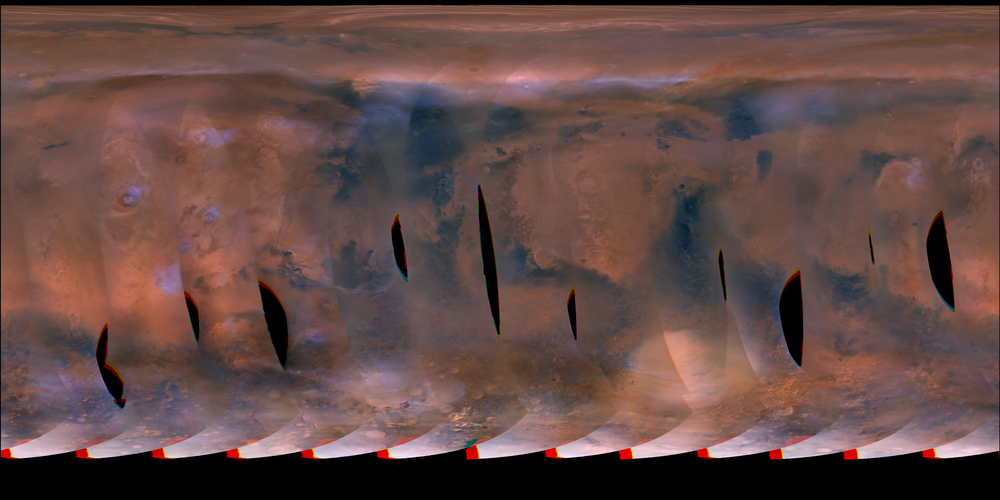
#> input picture MARS/images/030_D15_day32.png, 1000 x 500 px, shrunk from 3600 x 1801 before the run, found by its file name
$ jupyter execute 'data marci_raw.ipynb'
#> lines starting #> are read from the running program, lines starting #| are printed output that depends on the picture
[cell 1]
import numpy as np
import pandas as pd
import matplotlib.pyplot as plt
import rasterio

[cell 2]
import cv2
# Leer imagen
img = cv2.imread(r"MARS\images\030_D15_day32.png")
#> img is the input picture: shape (500, 1000, 3); mean B, G, R 70.5, 74.5, 100.2

# OpenCV lee como BGR, no RGB
img = cv2.cvtColor(img, cv2.COLOR_BGR2RGB)

# Extraer bandas
R = img[:, :, 0]
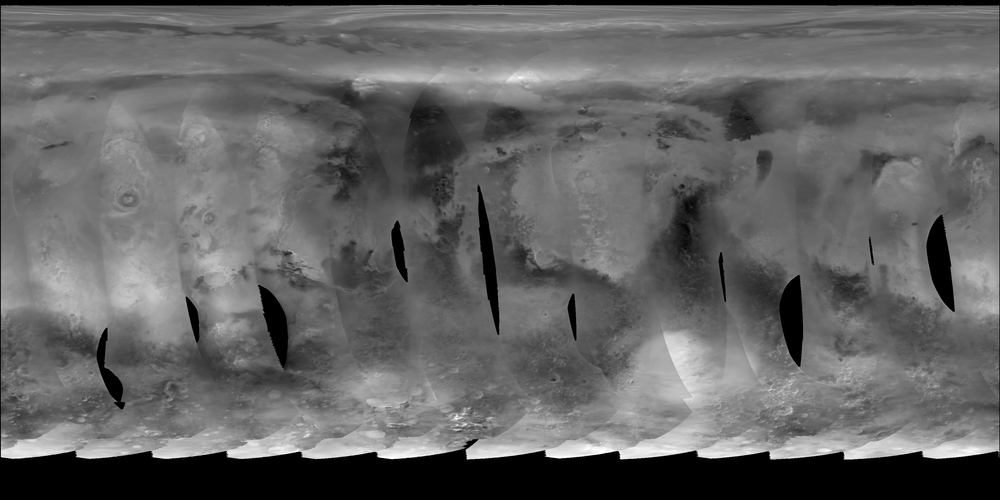
#> R: shape (500, 1000); min 0, max 255, mean 100.2
G = img[:, :, 1]
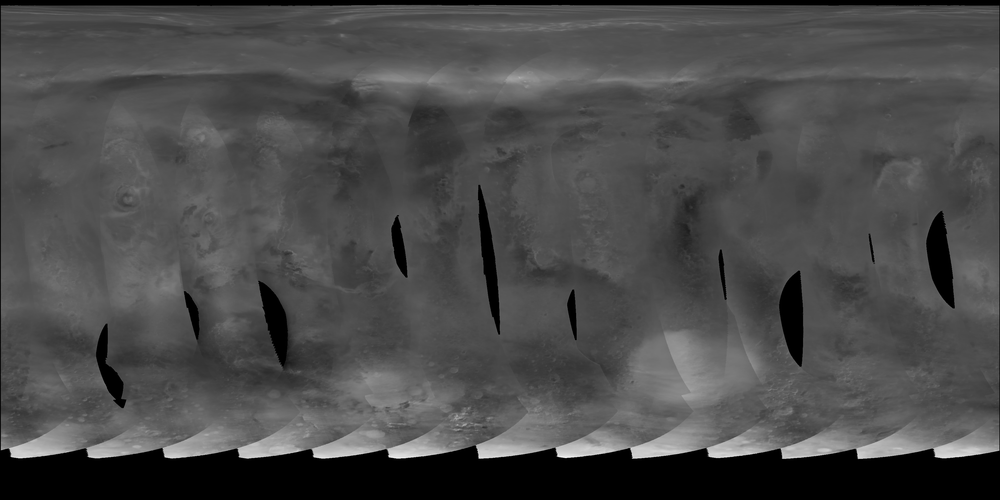
#> G: shape (500, 1000); min 0, max 252, mean 74.5
B = img[:, :, 2]
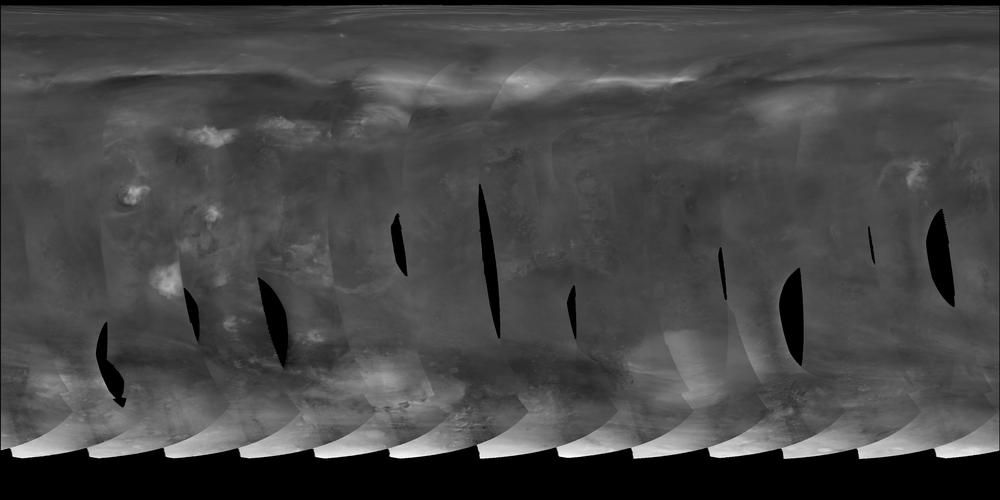
#> B: shape (500, 1000); min 0, max 255, mean 70.5

# Mostrar
fig, ax = plt.subplots(1,3, figsize=(15,6))

ax[0].imshow(R, cmap='gray')
ax[0].set_title("Rojo")

ax[1].imshow(G, cmap='gray')
ax[1].set_title("Verde")

ax[2].imshow(B, cmap='gray')
ax[2].set_title("Azul")

plt.show()
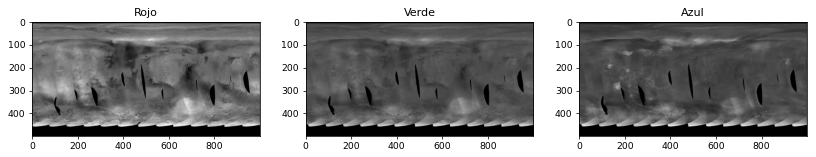
#> figure drawn by matplotlib, 3 panels

[cell 3]
def color_extraction(route):
    """"
    Function to extract the color channels from an image and display them separately.
    """
    img = cv2.imread(route)

    # OpenCV lee como BGR, no RGB
    img = cv2.cvtColor(img, cv2.COLOR_BGR2RGB)

    # Extraer bandas
    R = img[:, :, 0]
    G = img[:, :, 1]
    B = img[:, :, 2]
    return R, G, B

[cell 4]
from pathlib import Path

folder = Path("MARS/images")
# Dictionary to store all bands for each image
data = {}

for file in folder.glob("*.png"):

    route = str(file)
    R, G, B = color_extraction(route)
    data[file.stem] = {"R": R, "G": G, "B": B}
#> pass 2 of the loop `for file in folder.glob("*.png"):`:
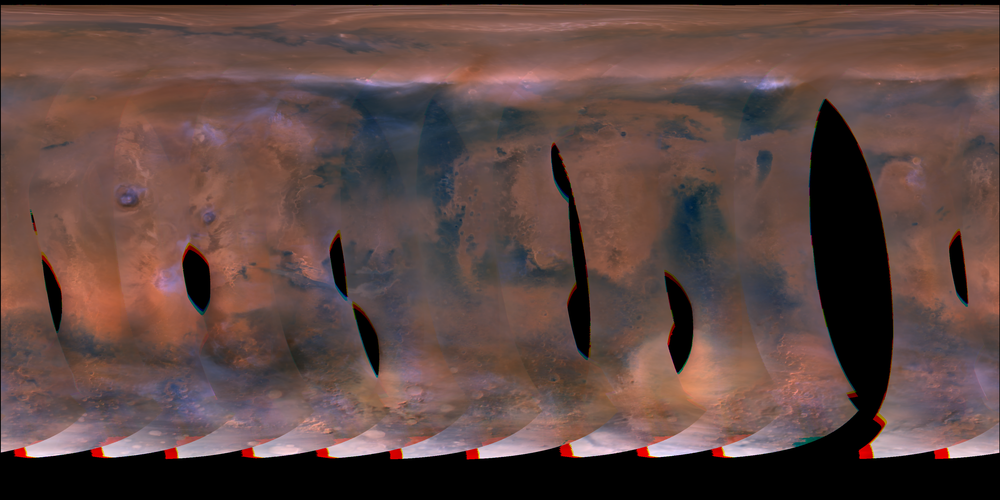
#> input picture MARS/images/031_D15_day33.png, 1000 x 500 px, shrunk from 3600 x 1801 before the run
#> in color_extraction, img is the input picture: shape (500, 1000, 3); mean B, G, R 67.1, 70.9, 94.7
#> in color_extraction (call 2), `R = img[:, :, 0]`:
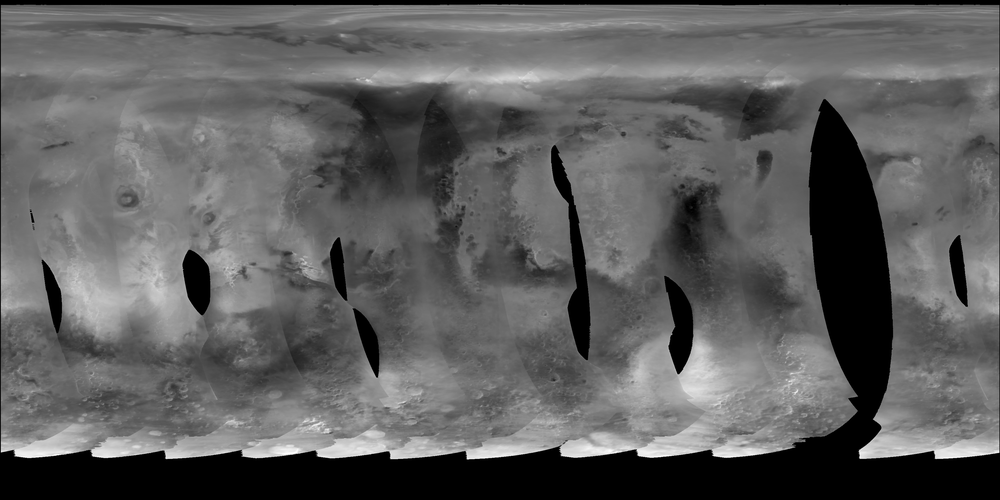
#> R: shape (500, 1000); min 0, max 255, mean 94.7
#> in color_extraction (call 2), `B = img[:, :, 2]`:
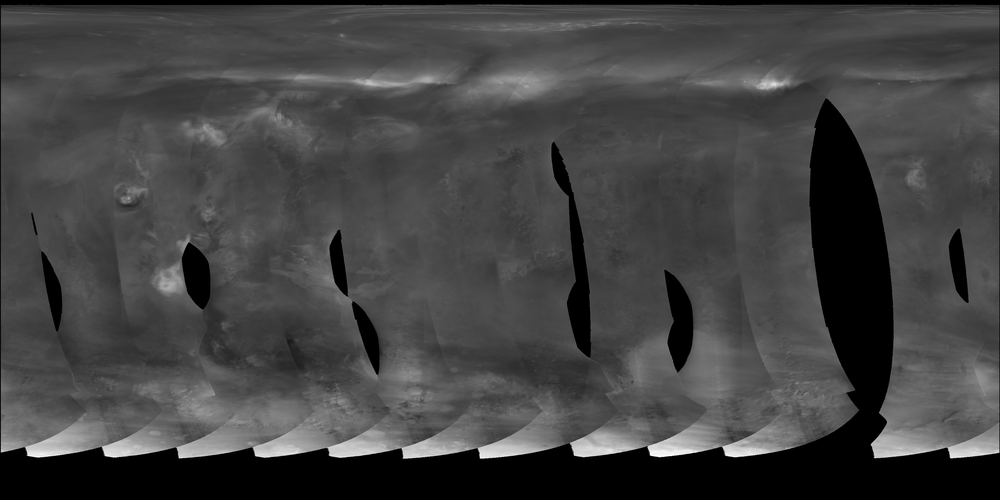
#> B: shape (500, 1000); min 0, max 255, mean 67.1
#> pass 3 of the loop `for file in folder.glob("*.png"):`:
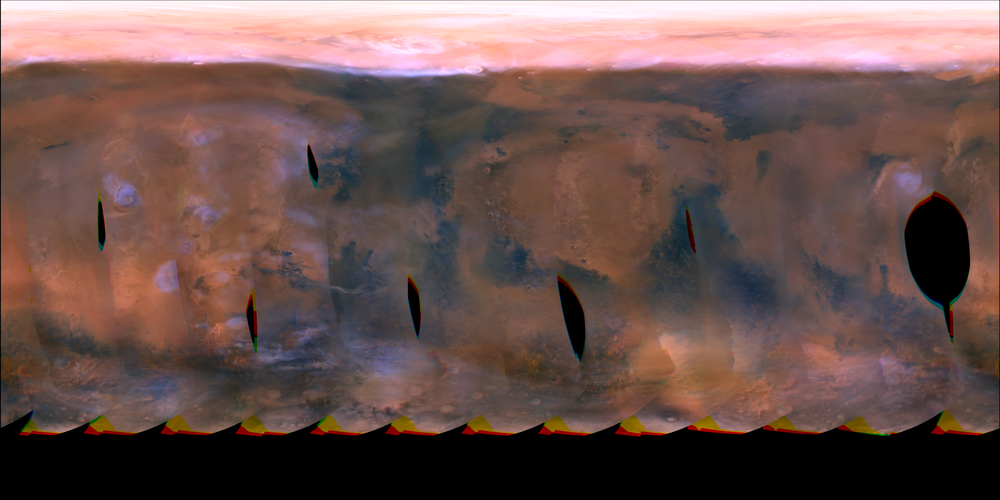
#> input picture MARS/images/082_D17_day19.png, 1000 x 500 px, shrunk from 3600 x 1801 before the run
#> in color_extraction, img is the input picture: shape (500, 1000, 3); mean B, G, R 78.8, 82.6, 107.1
#> in color_extraction (call 3), `R = img[:, :, 0]`:
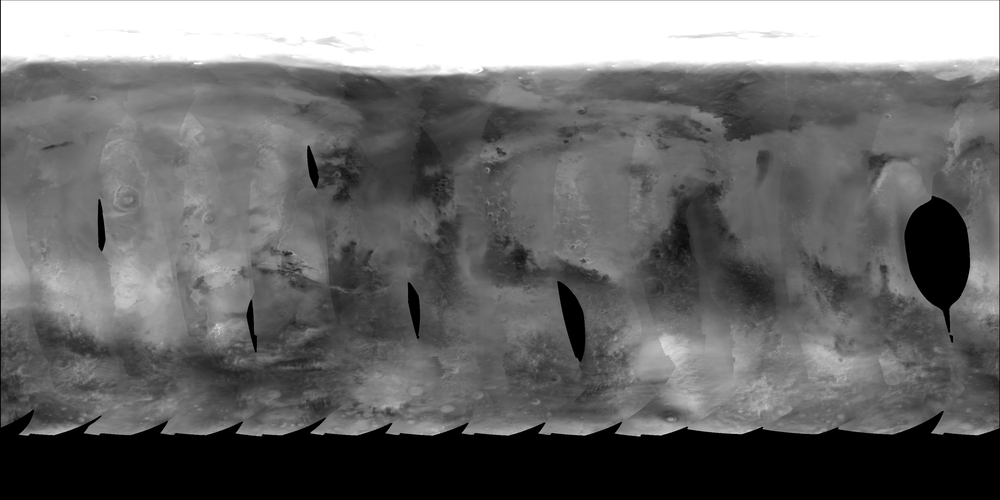
#> R: shape (500, 1000); min 0, max 255, mean 107.1
#> in color_extraction (call 3), `B = img[:, :, 2]`:
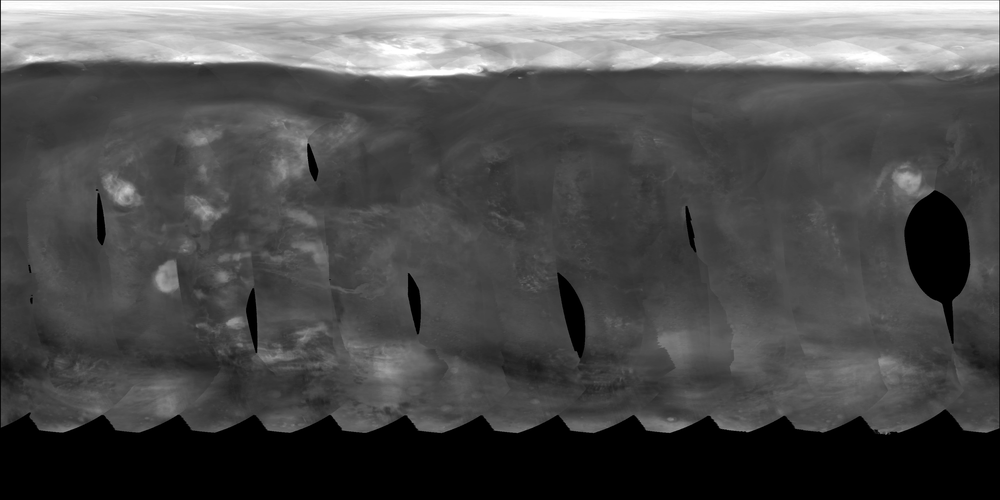
#> B: shape (500, 1000); min 0, max 255, mean 78.8

[cell 5]
# To access the bands of a specific image, for example "030_D15_day32":
R_30_D15_day32 = data["030_D15_day32"]["R"]
G_30_D15_day32 = data["030_D15_day32"]["G"]
B_30_D15_day32 = data["030_D15_day32"]["B"]


fig, axs = plt.subplots(3,1, figsize=(10,15))

axs[0].imshow(R_30_D15_day32, cmap='gray')
axs[0].set_title("Rojo")

axs[1].imshow(G_30_D15_day32, cmap='gray')
axs[1].set_title("Verde")

axs[2].imshow(B_30_D15_day32, cmap='gray')
axs[2].set_title("Azul")


plt.show()
